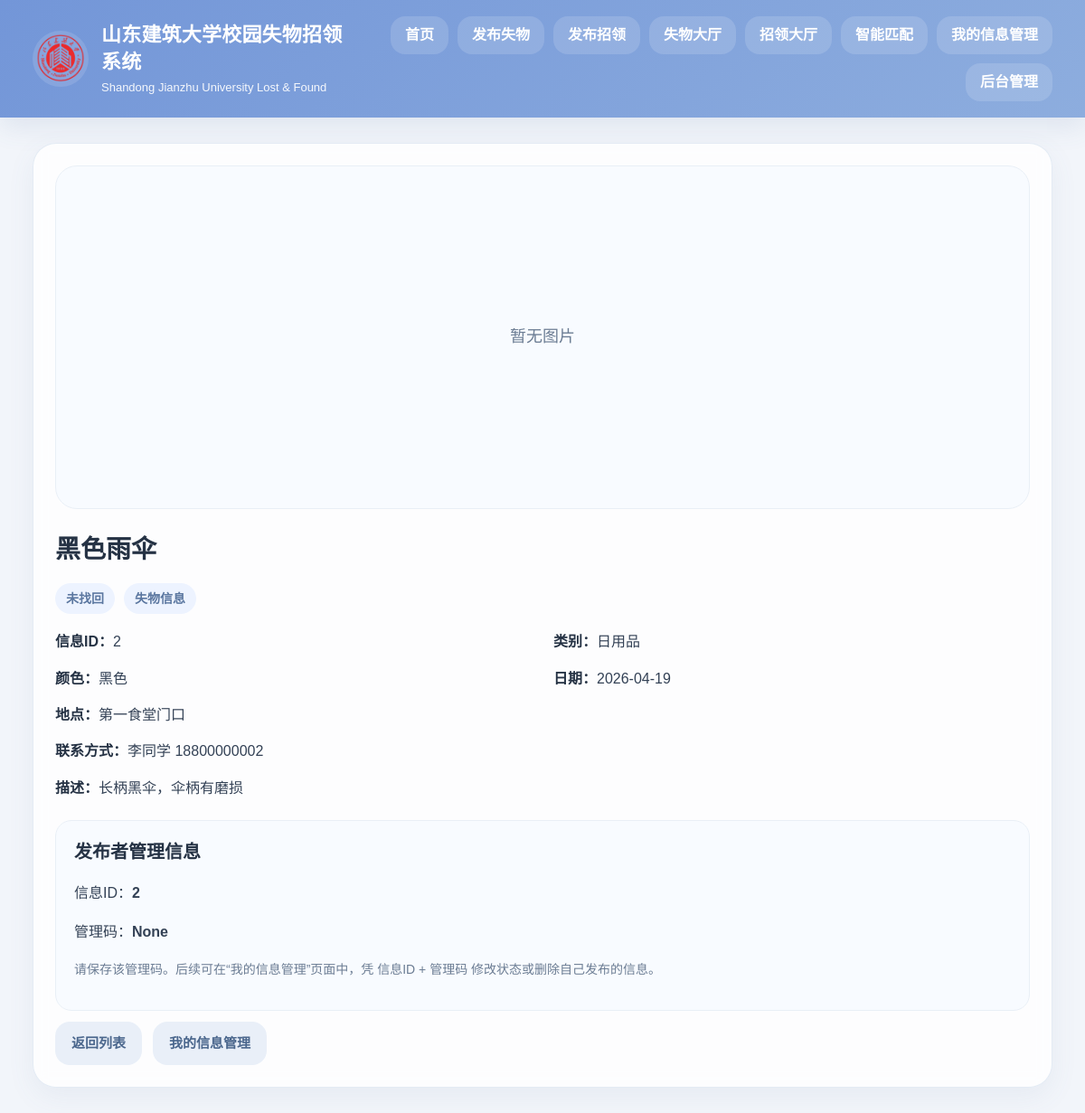
Screenshot of /detail/lost/2 with the database file from the repository.
### tables this page shows
CREATE TABLE lost_items (
            id INTEGER PRIMARY KEY AUTOINCREMENT,
            item_name TEXT NOT NULL,
            category TEXT NOT NULL,
            color TEXT,
            event_date TEXT,
            location TEXT,
            description TEXT,
            contact TEXT,
            status TEXT DEFAULT '未找回',
            created_at TEXT NOT NULL
        , image_filename TEXT);

### app.py (the view)
@app.route("/detail/<kind>/<int:item_id>")
def detail(kind, item_id):
    if kind not in {"lost", "found"}:
        return redirect(url_for("index"))
    table = get_table_name(kind)
    db = get_db()
    item = db.execute(f"SELECT * FROM {table} WHERE id = ?", (item_id,)).fetchone()
    if not item:
        flash("未找到对应记录。", "error")
        return redirect(url_for("index"))
    show_code = request.args.get("show_code") == "1"
    return render_template("detail.html", kind=kind, item=item, show_code=show_code)

### app.py (called while the page is built)
def get_db():
    if "db" not in g:
        g.db = sqlite3.connect(DB_PATH)
        g.db.row_factory = sqlite3.Row
    return g.db

def get_table_name(kind):
    return "lost_items" if kind == "lost" else "found_items"

### templates/detail.html (shortened to what this page needs)
{% extends "base.html" %}
{% block content %}
<div class="panel detail-panel">
    <div class="detail-layout">
        <div class="detail-image-box">
            {% if item.image_filename %}
                <img class="detail-image" src="{{ url_for('static', filename='uploads/' ~ item.image_filename) }}" alt="物品图片">
            {% else %}
                <div class="no-image">暂无图片</div>
            {% endif %}
        </div>
        <div class="detail-info">
            <h2>{{ item.item_name }}</h2>
            <div class="detail-tags">
                <span class="badge">{{ item.status }}</span>
                <span class="badge">{{ "失物信息" if kind == "lost" else "招领信息" }}</span>
            </div>
            <div class="detail-grid">
                <div><strong>信息ID：</strong>{{ item.id }}</div>
                <div><strong>类别：</strong>{{ item.category }}</div>
                <div><strong>颜色：</strong>{{ item.color or "未填写" }}</div>
                <div><strong>日期：</strong>{{ item.event_date }}</div>
                <div class="full"><strong>地点：</strong>{{ item.location }}</div>
                <div class="full"><strong>联系方式：</strong>{{ item.contact }}</div>
                <div class="full"><strong>描述：</strong>{{ item.description or "暂无详细描述" }}</div>
            </div>
            <div class="detail-manage-box">
                <h3>发布者管理信息</h3>
                <p>信息ID：<strong>{{ item.id }}</strong></p>
                <p>管理码：<strong>{{ item.manage_code }}</strong></p>
                <p class="help-text">
                    请保存该管理码。后续可在“我的信息管理”页面中，凭 信息ID + 管理码
                    修改状态或删除自己发布的信息。
                </p>
            </div>
            <div class="hero-actions mt-12">
                <a class="btn btn-secondary" href="{{ url_for('list_items', kind=kind) }}">返回列表</a>
                <a class="btn btn-secondary" href="{{ url_for('manage_lookup') }}">我的信息管理</a>
            </div>
        </div>
    </div>
</div>
{% endblock %}

### static/css/style.css (style rules this page uses)
:root { --bg: #f2f5fa; --card: rgba(255, 255, 255, 0.82); --card-solid: #ffffff; --border: #dfe7f1; --border-light: #e9eff6; --text: #334155; --text-dark: #253244; --text-light: #6b7c93; --primary: #7396d8; --primary-dark: #5f84ca; --primary-light: #edf3ff; --danger: #e68181; --danger-dark: #d86a6a; --success-bg: #e9f7ec; --success-text: #2e7d4c; --error-bg: #fdeceb; --error-text: #b14a4a; --shadow: 0 10px 30px rgba(92, 118, 158, 0.08); --radius-xl: 26px; --radius-lg: 20px; --radius-md: 16px; --radius-sm: 12px; }
* { box-sizing: border-box; }
html, body { margin: 0; padding: 0; }
body { font-family: "Microsoft YaHei", "PingFang SC", Arial, sans-serif; background: var(--bg); color: var(--text); line-height: 1.65; }
a { color: inherit; text-decoration: none; }
.panel { background: var(--card); backdrop-filter: blur(8px); border-radius: var(--radius-xl); padding: 24px; box-shadow: var(--shadow); border: 1px solid rgba(225, 233, 243, 0.88); }
.hero-actions { display: flex; flex-wrap: wrap; gap: 12px; margin-top: 24px; }
.btn { display: inline-flex; align-items: center; justify-content: center; min-height: 48px; padding: 0 18px; border: none; cursor: pointer; border-radius: 16px; font-size: 15px; font-weight: 700; transition: all 0.2s ease; white-space: nowrap; }
.btn-secondary { background: #e9eff8; color: #4b678d; }
.badge { display: inline-flex; align-items: center; justify-content: center; min-height: 34px; padding: 0 12px; border-radius: 999px; background: var(--primary-light); color: #5b77a0; font-size: 14px; font-weight: 700; white-space: nowrap; }
.detail-panel { max-width: 1140px; margin: 0 auto; }
.detail-layout { display: grid; grid-template-columns: 0.86fr 1.14fr; gap: 22px; }
.detail-image-box { background: #f8fbff; border: 1px solid var(--border-light); border-radius: 24px; min-height: 520px; display: flex; align-items: center; justify-content: center; overflow: hidden; }
.no-image { color: var(--text-light); font-size: 18px; }
.detail-info h2 { margin: 0 0 14px; font-size: 28px; color: var(--text-dark); }
.detail-tags { display: flex; gap: 10px; flex-wrap: wrap; margin-bottom: 18px; }
.detail-grid { display: grid; grid-template-columns: 1fr 1fr; gap: 14px 24px; margin-bottom: 16px; }
.detail-grid > div { font-size: 16px; color: var(--text); }
.detail-grid strong { color: var(--text-dark); }
.detail-grid .full { grid-column: 1 / -1; }
.detail-manage-box { margin-top: 22px; padding: 18px 20px; border-radius: 18px; background: #f8fbff; border: 1px solid var(--border-light); }
.detail-manage-box h3 { margin: 0 0 12px; font-size: 20px; color: var(--text-dark); }
.help-text { color: var(--text-light); font-size: 14px; line-height: 1.8; }
.mt-12 { margin-top: 12px; }
@media (max-width: 1200px) { .hero, .detail-layout, .grid-two, .match-block { grid-template-columns: 1fr; } }
@media (max-width: 1200px) { .detail-image-box { min-height: 380px; } }

### rows the page displays
lost_items: item_name "黑色雨伞", status "未找回", id "2", category "日用品", color "黑色", event_date "2026-04-19", location "第一食堂门口", contact "李同学 18800000002", description "长柄黑伞，伞柄有磨损"

### other values shown
{{ "失物信息" if kind == "lost" else "招领信息" }} "失物信息"
{{ item.manage_code }} "None"
